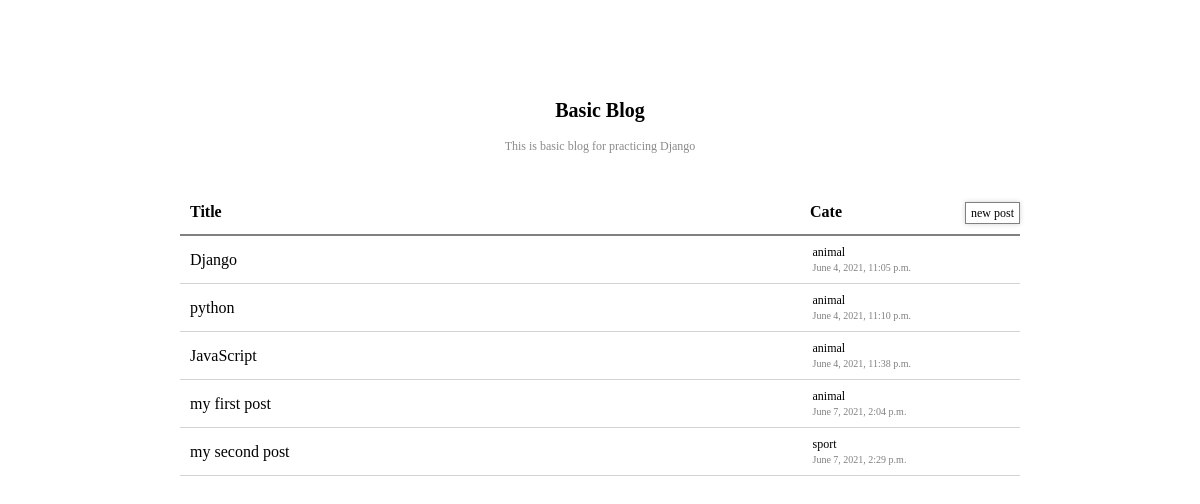
/, run on an earlier commit of the app's database.
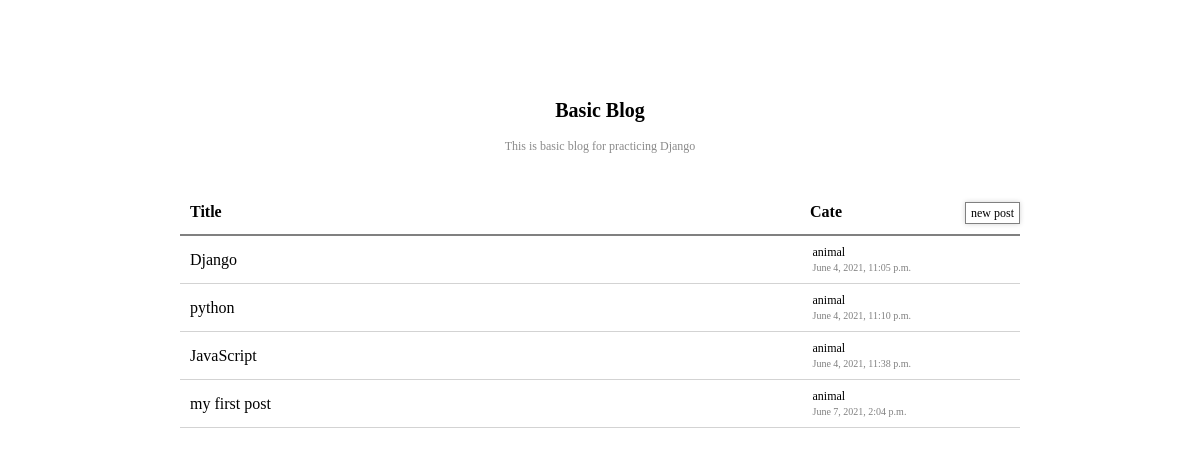
And on a later commit of the database.
### blog/models.py (models this page shows, shortened)
class Post(models.Model):
    category = models.CharField(max_length=50, default = "coding")
    author = models.ForeignKey(settings.AUTH_USER_MODEL, on_delete=models.CASCADE)
    title = models.CharField(max_length=200)
    text = models.TextField()
    created_date = models.DateTimeField(
            default=timezone.now)
    published_date = models.DateTimeField(
            blank=True, null=True)

### blog/views.py (the view)
# urls.py: path('', views.main_board, name='main_board'),
def main_board(request):
    posts = Post.objects.filter(created_date__lte=timezone.now()).order_by('created_date')
    return render(request, 'blog/main_board.html', {'posts': posts})

### blog/templates/blog/main_board.html
{% extends 'blog/base.html' %} {% block content %}
<span class="blog-explanation">This is basic blog for practicing Django</span>
<div class="container">
  <div class="menu">
    <span class="menu-title">Title</span>
    <div class="menu-sub">
      <span class="menu-sub__cate">Cate</span>
      <a class="btn menu-sub__write-post" href="{% url 'new_post' %}"
        >new post</a
      >
    </div>
  </div>
  {% for post in posts %}
  <ul class="post-list">
    <li class="post">
      <a class="post-title" href="{% url 'post_detail' pk=post.pk %}"
        >{{ post.title }}</a
      >
      <div class="post-info">
        <span class="post-info__cate">{{ post.category }}</span>
        <span class="post-info__time">{{ post.created_date }}</span>
      </div>
    </li>
  </ul>
  {% endfor %}
</div>
{% endblock %}

What changed in the data, as far as the page shows it:
removed Post: title "my second post", category "sport", created_date "June 7, 2021, 2:29 p.m."
